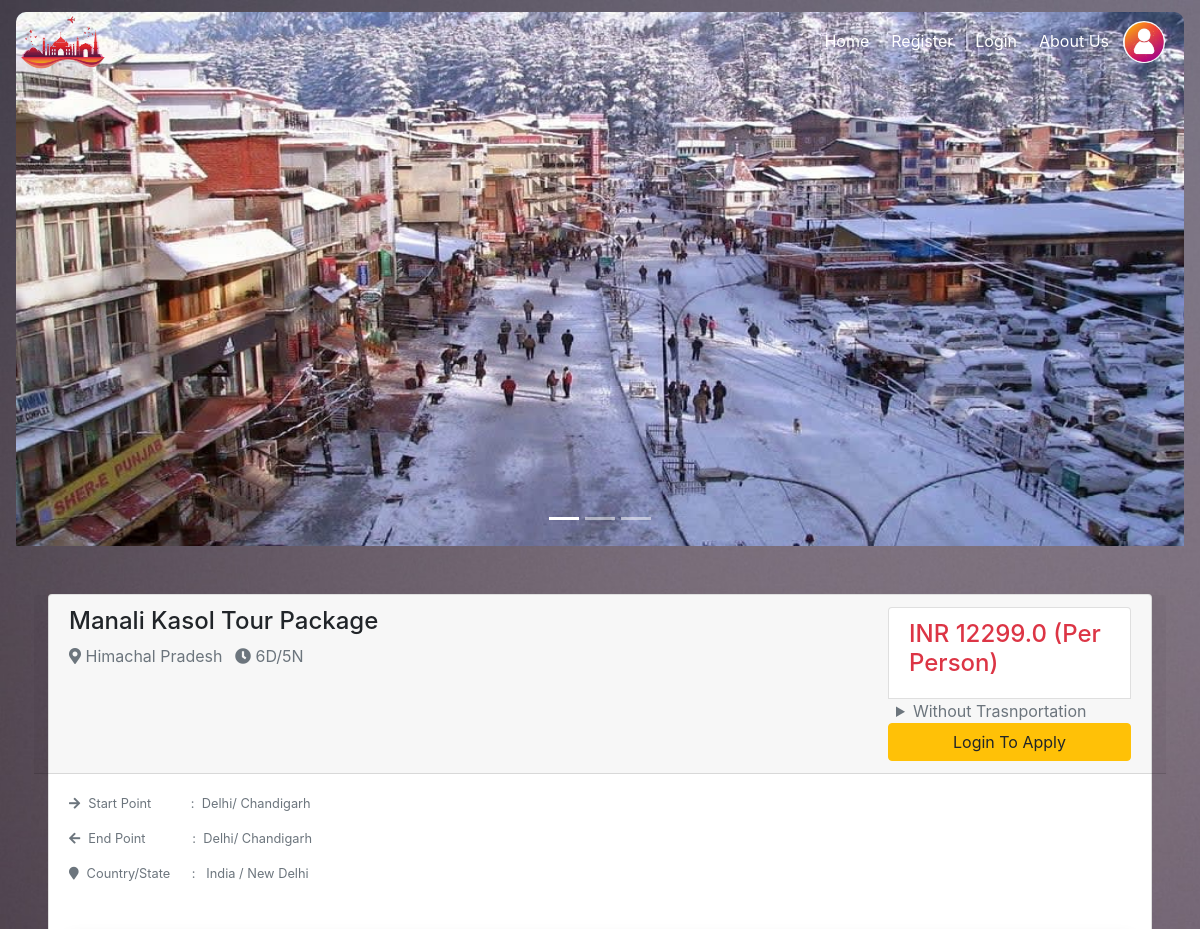
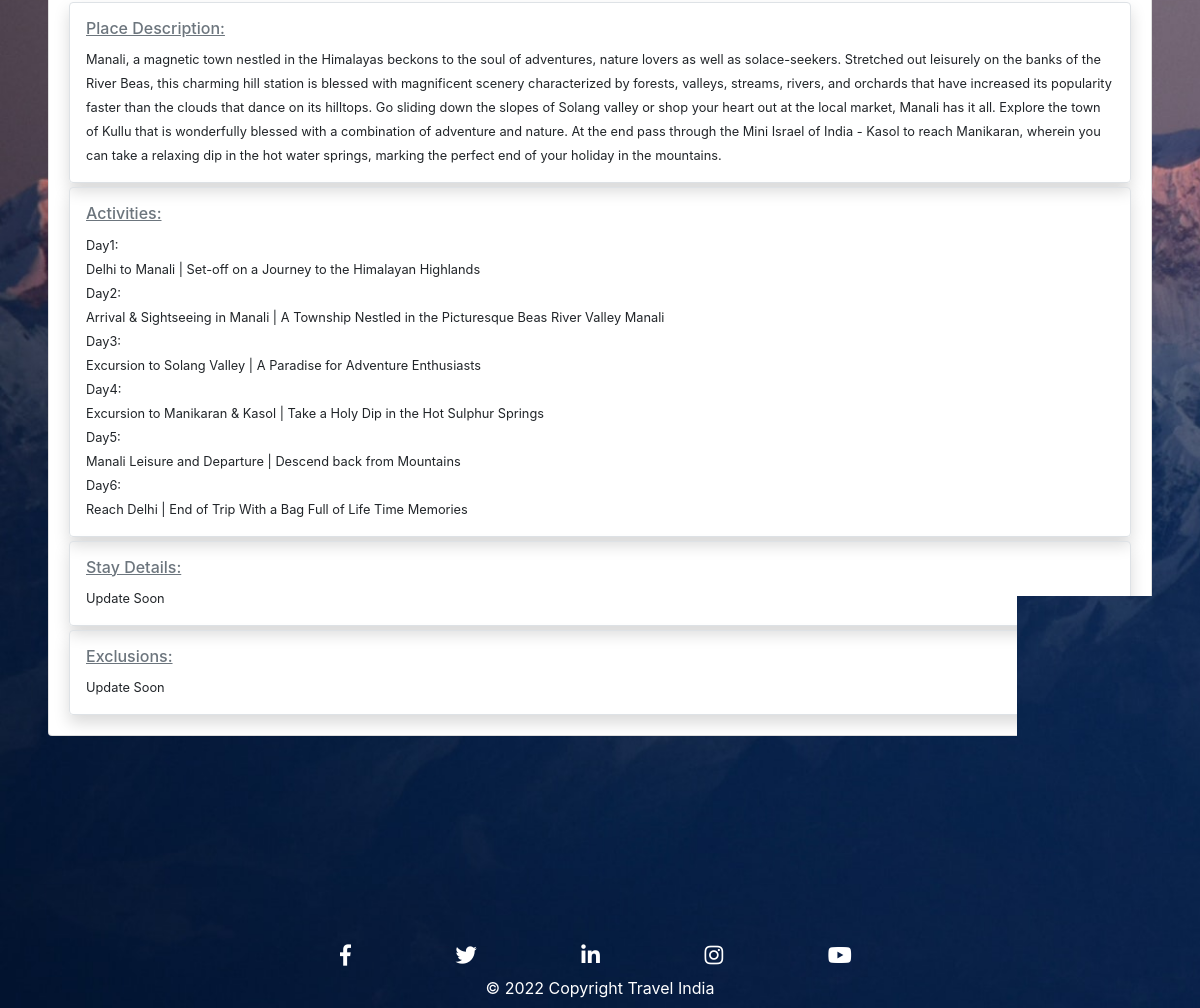
Page /packages/4/ on the committed database (2 pictures, top to bottom).
### TourPackages/models.py (models this page shows, shortened)
class Packages(models.Model):
    PlaceImage1 = models.ImageField(default = "DPlace.jpg", upload_to = 'Places/')
    PlaceImage2 = models.ImageField(default = "DPlace.jpg", upload_to = 'Places/')
    PlaceImage3 = models.ImageField(default = "DPlace.jpg", upload_to = 'Places/')
    PlaceName = models.CharField(max_length=100, default=None, null=True)
    Country = models.CharField(max_length=100, default=None, null=True)
    State = models.CharField(max_length=100, default=None, null=True)
    City = models.CharField(max_length=100, default=None, null=True)
    PlaceDescription = models.TextField(default=None, null=True)
    no_Days = models.CharField(max_length=10, default=None, null=True)
    Amount = models.FloatField(max_length=10, default=None, null=True)
    stayDetails = models.TextField(default=None, null=True)
    Activities = models.TextField(default=None, null=True)
    Startpoint = models.CharField(max_length=50, default=None, null=True )
    Endpoint = models.CharField(max_length=50, default=None, null=True)
    Exclusions = models.TextField(default=None, null=True)
    Season = models.CharField(max_length=50, default=None, null=True, choices=Seasons)

### TourPackages/views.py (the view, shortened to what this page needs)
# urls.py: path('packages/<int:pk>/', views.package_details.as_view(), name='Package_details_URL'),
class package_details(DetailView):
    model = Packages
    template_name_suffix = '_details'
    def get_context_data(self, **kwargs):
        context = super().get_context_data(**kwargs)
        if self.request.method == "GET":
            user = self.request.user
            book_trip = self.request.GET.get('applytrip')
            no_of_seats_requested = self.request.GET.get('no_of_seats')
            trasnport_opted = 'No' if self.request.GET.get('ntrans') else 'Yes'
        return context

### TourPackages/templates/TourPackages/packages_details.html (shortened to what this page needs)
{% extends 'TourPackages/Base.html' %}
{% block content %}
<form method="GET" role="form">
<div id="carouselExampleIndicators" class="carousel slide " data-ride="carousel" style="margin-top: -90px;">
    <ol class="carousel-indicators">
    <li data-target="#carouselExampleIndicators" data-slide-to="0" class="active"></li>
    <li data-target="#carouselExampleIndicators" data-slide-to="1"></li>
    <li data-target="#carouselExampleIndicators" data-slide-to="2"></li>
    </ol>
    <div class="carousel-inner p-3 " style="height: 550px;">
    <div class="carousel-item active">
        <img class="" src="{{ object.PlaceImage1.url }}" alt="First slide" >
    </div>
    </div>
</div>
<div class="m-5" >
    <div class="">
        {% load mathfilters %}
        <div class="card" >
            <div class="row card-header ">
                <div class="col-md-9">
                    <h4>
                        {{ object.PlaceName }}
                    </h4>
                    <p class="text-muted">
                        <i class="fas fa-map-marker-alt text-muted"></i>
                         {{ object.City }}
                        <i class="fas fa-clock text-muted ml-2"></i>
                        {{ object.no_Days }}
                    </p>
                </div>
                <div class="col-md-3">
                    <ul class="list-group">
                        <li class="list-group-item "><h4 class="text-danger" name="ytrans" id="ytrans">INR {{ object.Amount }} (Per Person)</h4></li>
                        <details class="">
                            <summary class="text-muted ml-2">Without Trasnportation</summary>
                        </details>
                        {% if user.is_authenticated %}
                        <div class="input-group form-group mt-2">
                            <div class="input-group-prepend">
                                <span class="input-group-text">No. of Seats</span>
                            </div>
                            <input type="number" class="form-control" name="no_of_seats" max="30" min="1" required>
                        </div>
                        <button  class="float-right btn btn-warning" type="submit" name='applytrip' value={{object.id}} >Book Now</button>
                        {% else %}
                        <a class="float-right btn btn-warning" href="{% url 'Login_URL' %}?next={{request.path}}">Login To Apply</a>
                        {% endif %}
                    </ul>
                </div>
            </div>
            <div class="card-body">
            <small >
                <p class="text-muted"><i class="fas fa-arrow-right mr-2"></i>Start Point &nbsp &nbsp &nbsp &nbsp &nbsp : &nbsp{{object.Startpoint}}</p>
                <p class="text-muted"><i class="fas fa-arrow-left mr-2"></i>End Point &nbsp &nbsp &nbsp &nbsp &nbsp &nbsp : &nbsp{{object.Endpoint}}</p>
                <p class="text-muted"><i class="fa fa-map-marker mr-2"></i>Country/State  &nbsp &nbsp &nbsp: &nbsp {{ object.Country }} / {{ object.State }}</p>
            </small>
                <div class="border shadow rounded p-3 mt-5">
                    <h6 class="text-muted">
                        <u>Place Description:</u>
                    </h6>
                    <small >{{ object.PlaceDescription }}</small>
                </div>
                <div class="border shadow rounded p-3 mt-1">
                    <h6 class="text-muted">
                        <u>Activities:</u>
                    </h6>
                    <small style="white-space: pre-wrap;">{{ object.Activities }}</small>
                </div>
                <div class="border shadow rounded p-3 mt-1">
                    <h6 class="text-muted">
                        <u>Stay Details:</u>
                    </h6>
                    <small >{{ object.stayDetails }}</small>
                </div>
                <div class="border shadow rounded p-3 mt-1">
                    <h6 class="text-muted">
                        <u>Exclusions:</u>
                    </h6>
                    <small >{{ object.Exclusions }}</small>
                </div>
            </div>
        </div>
    </div>
</div>
</form>
{% endblock content %}

### TourPackages/templates/TourPackages/packages_details.html (style rules this page uses)
.carousel { z-index: -5; }
.carousel-item img { width: 100%; height: 550px; border-radius: 10px; display: block; }
.carousel-inner { width: 100%; position: relative; overflow: hidden; }

### rows in the picture
Packages: PlaceImage1 (picture), PlaceName "Manali Kasol Tour Package", City "Himachal Pradesh", no_Days "6D/5N", Amount "12299.0", Startpoint "Delhi/ Chandigarh", Endpoint "Delhi/ Chandigarh", Country "India", State "New Delhi", PlaceDescription "Manali, a magnetic town nestled in the Himalayas beckons to the soul of adventures, nature lovers as well as solace-seekers. Stretched out leisurely on the banks of the River Beas, this charming hill station is blessed with magnificent scenery characterized by forests, valleys, streams, rivers, and orchards that have increased its popularity faster than the clouds that dance on its hilltops. Go sliding down the slopes of Solang valley or shop your heart out at the local market, Manali has it all. Explore the town of Kullu that is wonderfully blessed with a combination of adventure and nature. At the end pass through the Mini Israel of India - Kasol to reach Manikaran, wherein you can take a…", Activities "Day1: Delhi to Manali | Set-off on a Journey to the Himalayan Highlands Day2: Arrival & Sightseeing in Manali | A Township Nestled in the Picturesque Beas River Valley Manali Day3: Excursion to Solang Valley | A Paradise for Adventure Enthusiasts Day4: Excursion to Manikaran & Kasol | Take a Holy Dip in the Hot Sulphur Springs Day5: Manali Leisure and Departure | Descend back from Mountains Day6: Reach Delhi | End of Trip With a Bag Full of Life Time Memories", stayDetails "Update Soon", Exclusions "Update Soon"
